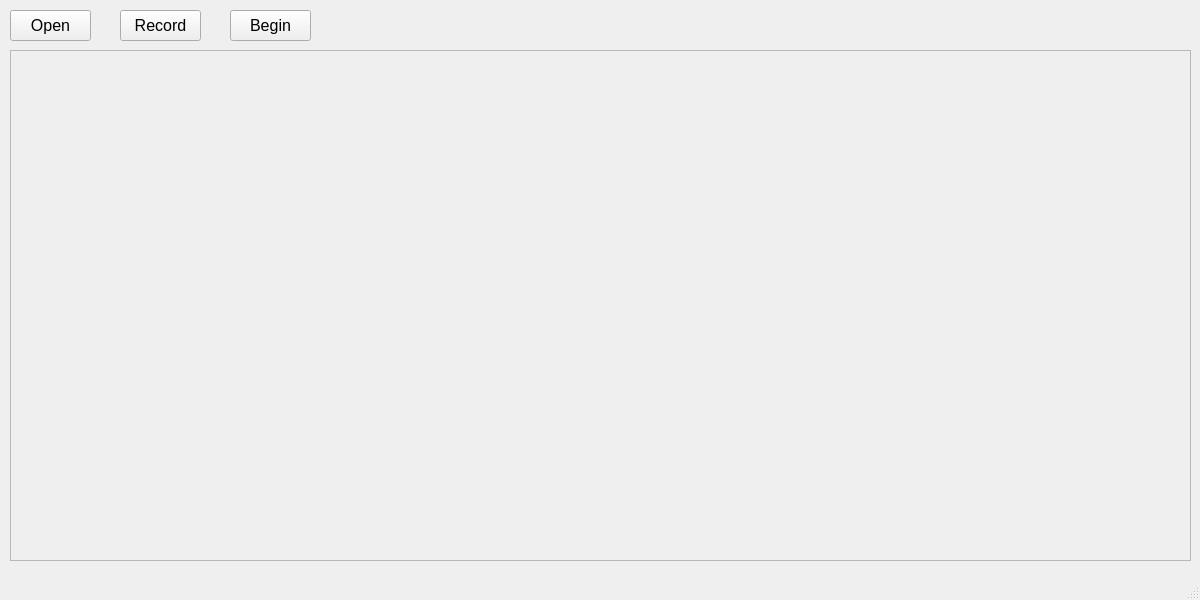
<?xml version="1.0" encoding="UTF-8"?>
<ui version="4.0">
 <class>MainWindow</class>
 <widget class="QMainWindow" name="MainWindow">
  <property name="geometry">
   <rect>
    <x>0</x>
    <y>0</y>
    <width>1200</width>
    <height>600</height>
   </rect>
  </property>
  <property name="windowTitle">
   <string>MainWindow</string>
  </property>
  <widget class="QWidget" name="centralwidget">
   <widget class="QPushButton" name="openbtn">
    <property name="geometry">
     <rect>
      <x>10</x>
      <y>10</y>
      <width>81</width>
      <height>31</height>
     </rect>
    </property>
    <property name="font">
     <font>
      <family>MS Shell Dlg 2</family>
      <pointsize>12</pointsize>
     </font>
    </property>
    <property name="text">
     <string>Open</string>
    </property>
   </widget>
   <widget class="QPushButton" name="beginbtn">
    <property name="geometry">
     <rect>
      <x>230</x>
      <y>10</y>
      <width>81</width>
      <height>31</height>
     </rect>
    </property>
    <property name="font">
     <font>
      <family>MS Shell Dlg 2</family>
      <pointsize>12</pointsize>
     </font>
    </property>
    <property name="text">
     <string>Begin</string>
    </property>
   </widget>
   <widget class="QPushButton" name="recordbtn">
    <property name="geometry">
     <rect>
      <x>120</x>
      <y>10</y>
      <width>81</width>
      <height>31</height>
     </rect>
    </property>
    <property name="font">
     <font>
      <family>MS Shell Dlg 2</family>
      <pointsize>12</pointsize>
     </font>
    </property>
    <property name="text">
     <string>Record</string>
    </property>
   </widget>
   <widget class="QFrame" name="frame">
    <property name="geometry">
     <rect>
      <x>10</x>
      <y>50</y>
      <width>1181</width>
      <height>511</height>
     </rect>
    </property>
    <property name="frameShape">
     <enum>QFrame::StyledPanel</enum>
    </property>
    <property name="frameShadow">
     <enum>QFrame::Raised</enum>
    </property>
    <widget class="QLabel" name="image_out">
     <property name="geometry">
      <rect>
       <x>30</x>
       <y>50</y>
       <width>400</width>
       <height>400</height>
      </rect>
     </property>
     <property name="text">
      <string/>
     </property>
    </widget>
    <widget class="QLabel" name="data_out">
     <property name="geometry">
      <rect>
       <x>480</x>
       <y>50</y>
       <width>651</width>
       <height>400</height>
      </rect>
     </property>
     <property name="text">
      <string/>
     </property>
    </widget>
   </widget>
  </widget>
  <widget class="QMenuBar" name="menubar">
   <property name="geometry">
    <rect>
     <x>0</x>
     <y>0</y>
     <width>1200</width>
     <height>26</height>
    </rect>
   </property>
  </widget>
  <widget class="QStatusBar" name="statusbar"/>
 </widget>
 <resources/>
 <connections/>
</ui>
